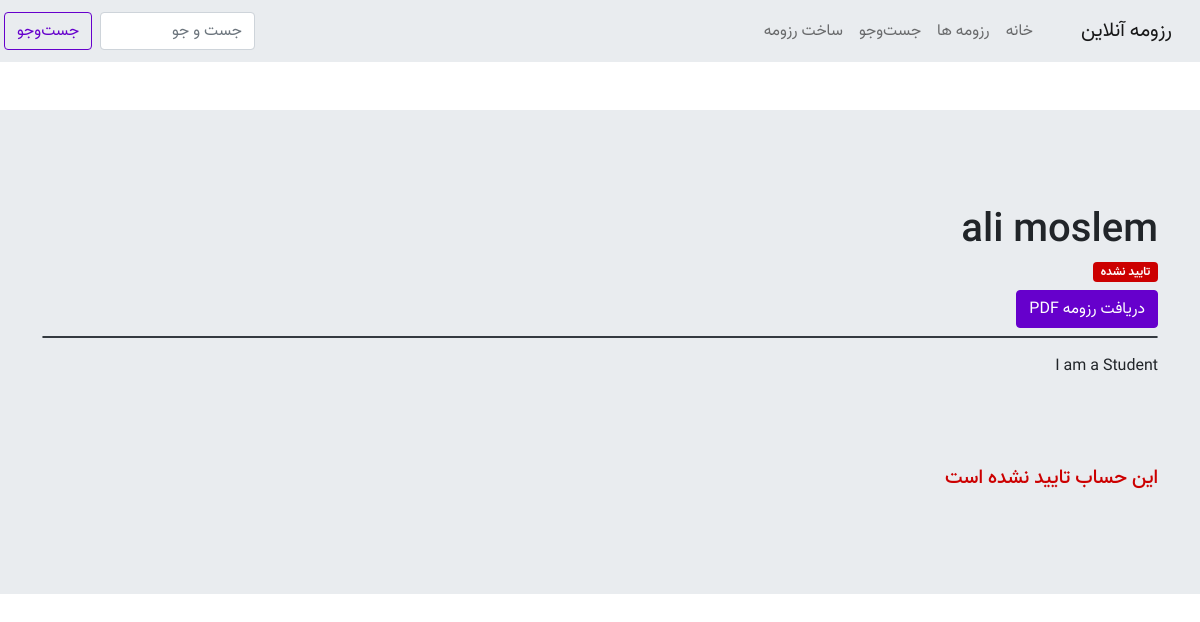
Before: /resume/1 with the older database file.
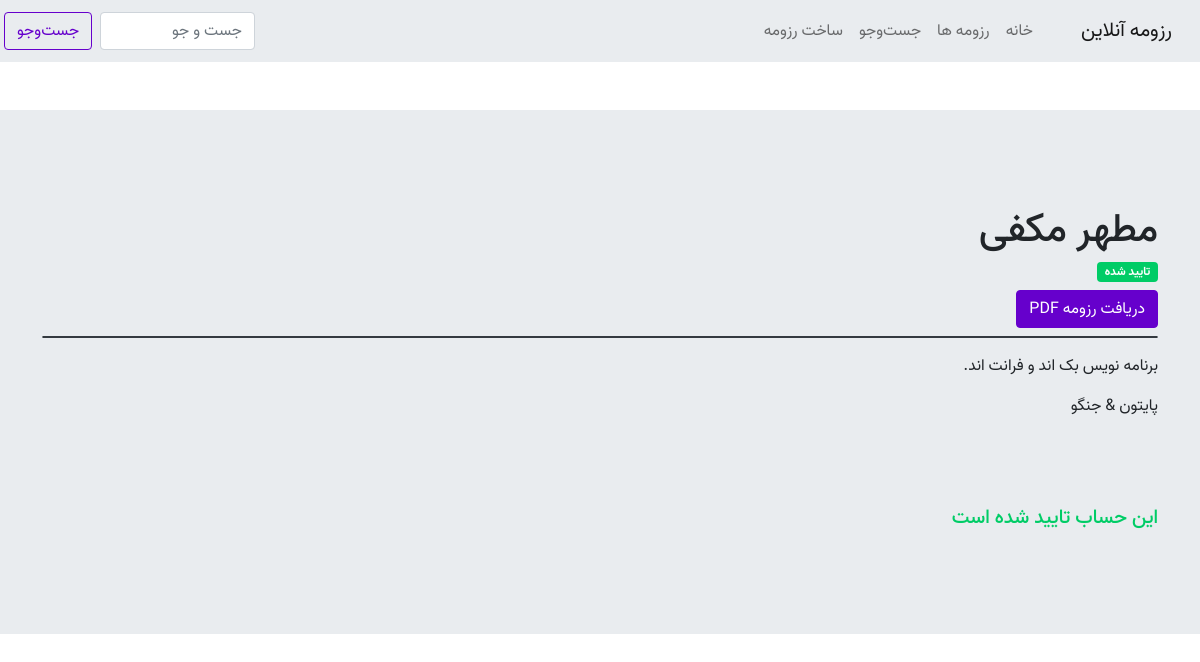
After: the same page with the newer database file.
### web/models.py (models this page shows)
class resume_model(models.Model):
  first_name = models.CharField(max_length=255)
  last_name = models.CharField(max_length=255)
  description = models.TextField()
  confirmed = models.BooleanField(default=False)

### web/views.py (the view)
# urls.py: path('resume/<id_user>', views.resume_view, name='resume_view'),
def resume_view(request, id_user):
  profile =  models.resume_model.objects.get(id=id_user)
  context = {'profile':profile}
  return render(request, 'resume.html', context)

### core/templates/resume.html (shortened to what this page needs)
{% extends 'layout/base.html' %}
{% block contant %}
<div class="container-fluid py-5 bg-light my-5">
  <div class="container py-5">
    <h1>{{profile.first_name}} {{profile.last_name}}</h1>
    <h6>
      {% if profile.confirmed == True %}
      <span class="badge bg-success">تایید شده</span>
      {% else %}
      <span class="badge bg-danger">تایید نشده</span>
      {% endif %}
    </h6>
    <a href="#" class="btn btn-primary">دریافت رزومه PDF</a>
    <div class="container border border-bottom border-1 border-dark my-2 rounded-3"></div>
    <p>{{profile.description|linebreaks}}</p><br><br><br>
    {% if profile.confirmed == True %}
    <h5 class="text-success">این حساب تایید شده است</h5>
    {% else %}
    <h5 class="text-danger">این حساب تایید نشده است</h5>
    {% endif %}
  </div>
</div>
{% endblock contant %}

### core/templates/layout/base.html (shortened to what this page needs)
<!DOCTYPE html>
<html dir="rtl">
<head>
  {% load static %}
  <link rel="stylesheet" href="/static/css/style.css">
  <link rel="stylesheet" href="/static/font/font.css">
</head>
<body>
  <header>
    {% include 'include/header.html' %}
  </header>
  <main>
    {% block contant %}
    {% endblock contant %}
  </main>
</body>
</html>

### core/templates/include/header.html (shortened to what this page needs)
<nav class="navbar navbar-expand-lg navbar-light bg-light">
  <div class="container-fluid">
    <a class="navbar-brand" href="#">رزومه آنلاین</a>
    <div class="collapse navbar-collapse" id="navbarNavDropdown">
      <ul class="navbar-nav">
        <li class="nav-item">
          <a class="nav-link" aria-current="page" href="{% url 'home' %}">خانه</a>
        </li>
        <li class="nav-item">
          <a class="nav-link" href="{% url 'profile_list' %}">رزومه ها</a>
        </li>
        <li class="nav-item">
          <a class="nav-link" href="{% url 'search_resume' %}">جست‌و‌جو</a>
        </li>
        <li class="nav-item">
          <a class="nav-link" href="{% url 'resume_create' %}">ساخت رزومه</a>
        </li>
      </ul>
    </div>
  </div>
  <form class="d-flex" method="GET" action="{% url 'search_resume' %}">{% csrf_token %}
    <input name="search" class="form-control m-1" type="search" placeholder="جست و جو" aria-label="جست و جو">
    <button class="btn btn-outline-primary m-1" type="submit">جست‌و‌جو</button>
  </form>
</nav>

Changed rows visible on the page:
changed resume_model: first_name "ali" → "مطهر"; last_name "moslem" → "مکفی"; confirmed False → True (drawn); description "I am a Student" → "برنامه نویس بک اند و فرانت اند. پایتون & جنگو"
Other visible differences:
text no longer shown: "تایید نشده این حساب تایید نشده است"
text now shown: "تایید شده این حساب تایید شده است"
